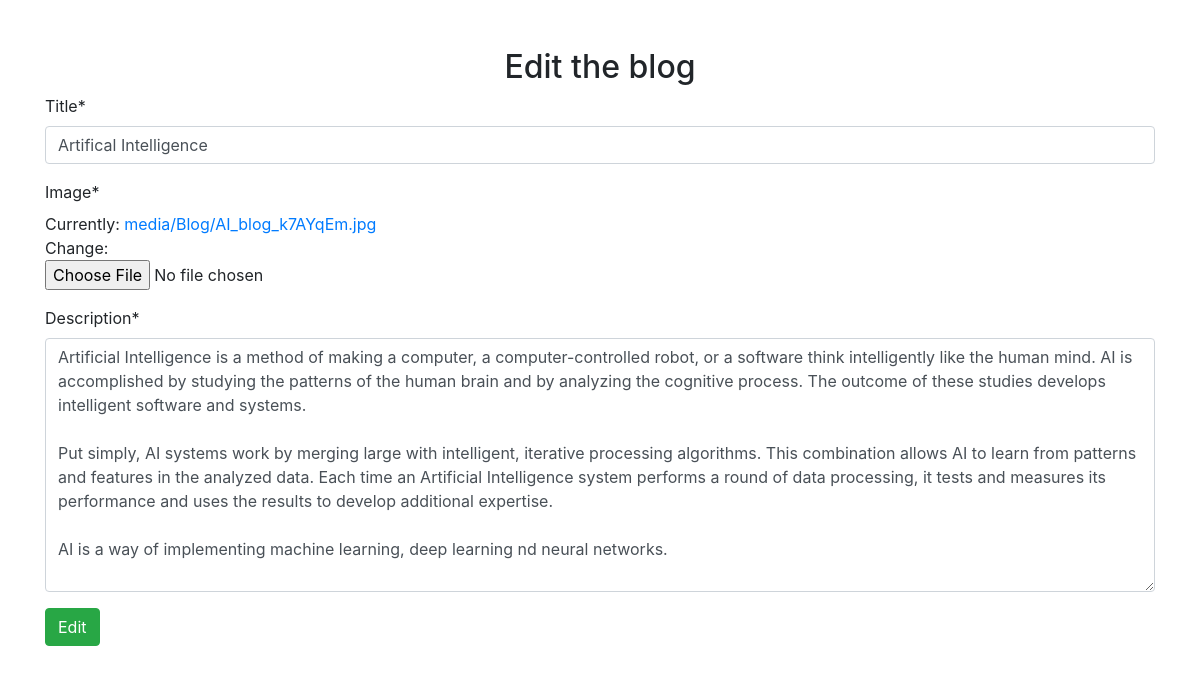
The app's page /editblog/17 (signed in) with its own data.
### curd/models.py (models this page shows, shortened)
class Blog(models.Model):
    user = models.ForeignKey(User,on_delete = models.CASCADE,null=True)
    Title=models.CharField(max_length=40)
    Image=models.ImageField(upload_to="media/Blog")
    Description=models.TextField()

### curd/views.py (the view)
# urls.py: path('editblog/<int:id>',views.editblog,name="editblog"),
@login_required(login_url='login')
def editblog(request,id):
    get_id=Blog.objects.get(id=id)
    updateform=BlogaddForm(request.POST or None,request.FILES or None, instance=get_id)
    if request.method=="POST":
        if updateform.is_valid():
            updateform.save()
            return redirect('/')
    return render(request,"editblog.html",{'form':updateform})

### curd/forms.py
class BlogaddForm(forms.ModelForm):
    class Meta:
        model=Blog
        exclude=('user',)

### curd/templates/editblog.html (shortened to what this page needs)
<!DOCTYPE html>
<html lang="en">
<head>
    <link rel="stylesheet" href="https://cdn.jsdelivr.net/npm/bootstrap@4.3.1/dist/css/bootstrap.min.css">
</head>
<body>
    <div class="container py-5">
       <center> <h2>Edit the blog</h2></center>
        {% load crispy_forms_tags %}
        <form action="" method="POST" enctype="multipart/form-data">
            {{form|crispy}}
            <button type="submit" class="btn btn-success">Edit</button>
        </form>
    </div>
</body>
</html>

### records on screen
Blog: Title "Artifical Intelligence", Description "Artificial Intelligence is a method of making a computer, a computer-controlled robot, or a software think intelligently like the human mind. AI is accomplished by studying the patterns of the human brain and by analyzing the cognitive process. The outcome of these studies develops intelligent software and systems. Put simply, AI systems work by merging large with intelligent, iterative processing algorithms. This combination allows AI to learn from patterns and features in the analyzed data. Each time an Artificial Intelligence system performs a round of data processing, it tests and measures its performance and uses the results to develop additional expertise. AI is a way of implementing…"
